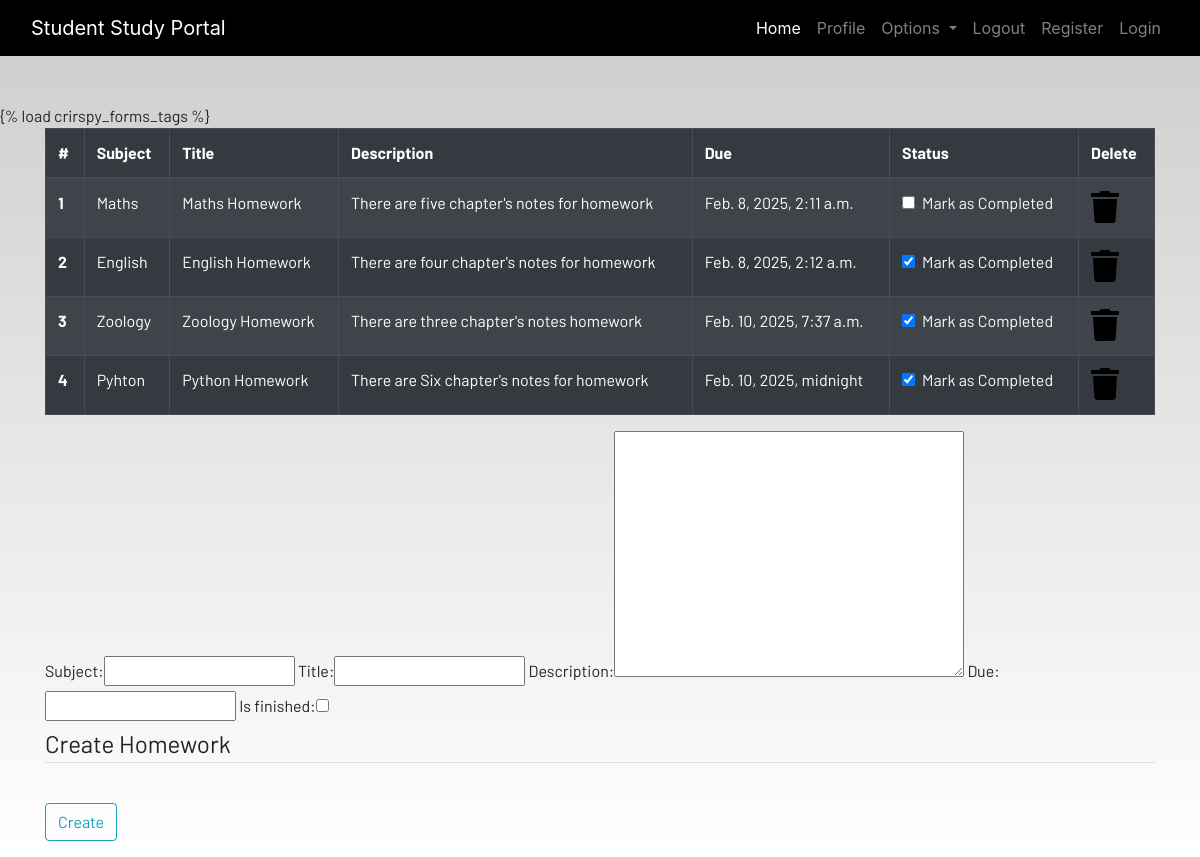
The page /homework (signed in) on the database its author committed.
### dashboard/models.py (models this page shows, shortened)
class Homework(models.Model):
  user=models.ForeignKey(User,on_delete=models.CASCADE)
  subject=models.CharField(max_length=50)
  title=models.CharField(max_length=100)
  description=models.TextField()
  due=models.DateTimeField()
  is_finished=models.BooleanField(default=False)

### dashboard/views.py (the view)
# urls.py: path('homework', views.homework, name='homework'),
def homework(request):
  if request.method == 'POST':
    form = HomeworkForm(request.POST)
    if form.is_valid():
      try:
        finished = request.POST['is_finished']
        if finished == 'on':
          finished =True
        else:
          finished = False
      except :
        finished = False
      homeworks = Homework(
        user = request.user,
        subject =request.POST['subject'],
        title =request.POST['title'],
        description =request.POST['description'],
        due =request.POST['due'],
        is_finished =finished
      )
      homeworks.save()
      messages.success(request,f'Homework Added from {request.user.username}!!')
  else:
    form = HomeworkForm()
  homework=Homework.objects.filter(user=request.user)
  if len (homework) ==0:
    homework_done = True
  else:
    homework_done = False
  context={'homeworks':homework, 'homeworks_done':homework_done, 'form':form,}
  return render(request,'dashboard/homework.html',context)

### dashboard/forms.py
class HomeworkForm(forms.ModelForm):
  class Meta:
    model = Homework
    widgest ={'due':DateInput()}
    fields= ['subject','title','description','due','is_finished']

### dashboard/templates/dashboard/homework.html
{% extends 'dashboard/base.html' %} {% load static %} {% block content %} {%
load crirspy_forms_tags %}
<div class="container">
  {% if not homework_done %}
  <table class="table table-striped table-bordered table-hover table-dark">
    <thead>
      <tr>
        <th scope="col">#</th>
        <th scope="col">Subject</th>
        <th scope="col">Title</th>
        <th scope="col">Description</th>
        <th scope="col">Due</th>
        <th scope="col">Status</th>
        <th scope="col">Delete</th>
      </tr>
    </thead>
    <tbody>
      {% for homework in homeworks %}
      <tr>
        <th scope="row">{{forloop.counter}}</th>
        <td>{{homework.subject}}</td>
        <td>{{homework.title}}</td>
        <td>{{homework.description}}</td>
        <td>{{homework.due}}</td>
        <td>
          <a href="#">
            <div class="form-check">
              {% if homework.is_finished == True %}
              <input
                class="form-check-input"
                type="checkbox"
                value=""
                checked
              />
              {% else %}
              <input class="form-check-input" type="checkbox" value="" />
              {% endif %}
              <label class="form-check-label text-light" for="flexCheckDefault">
                Mark as Completed
              </label>
            </div>
          </a>
        </td>
        <td>
          <a href="#"><i class="fa fa-trash fa-2x"></i></a>
        </td>
      </tr>
      {% endfor %}
    </tbody>
  </table>
  {% else %}
  <h4>All homeworks are completed!! Create to have more!!</h4>
  {% endif %}
</div>
<div class="container">
  <form method="POST">
    {% csrf_token %} {{ form }}
    <fieldset class="form-group">
      <legend class="border-bottom mb-4">Create Homework</legend>
    </fieldset>
    <div class="form-group">
      <button href="" class="btn btn-outline-info" type="submit">Create</button>
    </div>
  </form>
</div>
{% endblock content %}

### static/css/main.css (style rules this page uses)
html { scroll-behavior: smooth; height: 100%; width: 100%; }
a { text-decoration: none !important; color: black; }
html, body { max-width: 100%; overflow-x: hidden; height: 100%; width: 100%; }
body { background: linear-gradient(rgba(0, 0, 0, 0.2), rgba(255, 255, 255, 0.5)); overflow-x: hidden; background-repeat: no-repeat; }
.fa { color: black; }

### rows shown on the page
Homework: subject "Maths", title "Maths Homework", description "There are five chapter's notes for homework", due "Feb. 8, 2025, 2:11 a.m."
Homework: subject "English", title "English Homework", description "There are four chapter's notes for homework", due "Feb. 8, 2025, 2:12 a.m."
Homework: subject "Zoology", title "Zoology Homework", description "There are three chapter's notes homework", due "Feb. 10, 2025, 7:37 a.m."
Homework: subject "Pyhton", title "Python Homework", description "There are Six chapter's notes for homework", due "Feb. 10, 2025, midnight"
